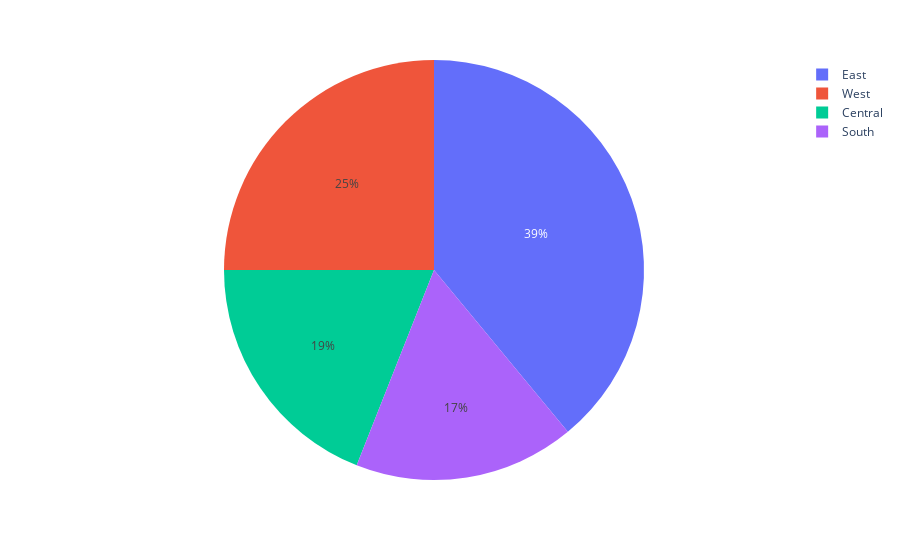

Notebook source saved alongside this figure:
### Code cell
fig=px.pie(csv.head(100),names='Region')
fig.show()

### Figure 1 — Plotly figure (JSON) as saved in the notebook; plotly's stock layout.template omitted (floating-point values rounded to 4 significant figures)
{"data": [{"domain": {"x": [0, 1], "y": [0, 1]}, "hovertemplate": "Region=%{label}<extra></extra>", "labels": ["Central", "West", "East", "Central", "Central", "East", "South", "South", "East", "Central", "East", "East", "Central", "East", "East", "East", "Central", "West", "East", "West", "West", "South", "East", "South", "South", "East", "West", "East", "East", "South", "East", "South", "East", "East", "East", "East", "East", "West", "West", "East", "East", "West", "West", "West", "West", "South", "East", "West", "Central", "Central", "East", "South", "West", "Central", "Central", "East", "Central", "East", "South", "West", "East", "Central", "South", "South", "Central", "South", "Central", "West", "East", "East", "East", "West", "Central", "South", "West", "Central", "Central", "East", "West", "West", "West", "South", "East", "East", "West", "West", "South", "South", "West", "East", "Central", "East", "West", "East", "East", "West", "East", "East", "Central", "East"], "legendgroup": "", "name": "", "showlegend": true, "type": "pie"}], "layout": {"autosize": true, "legend": {"tracegroupgap": 0}, "margin": {"t": 60}}}
